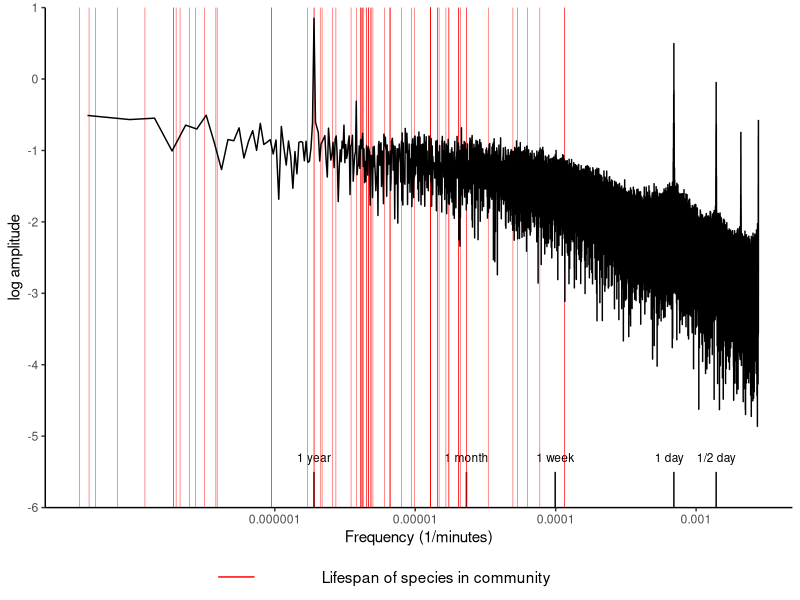
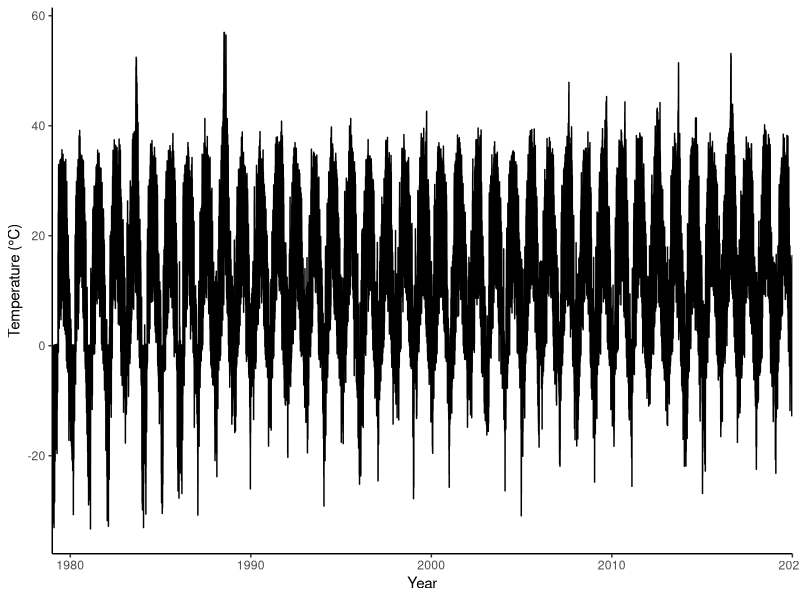
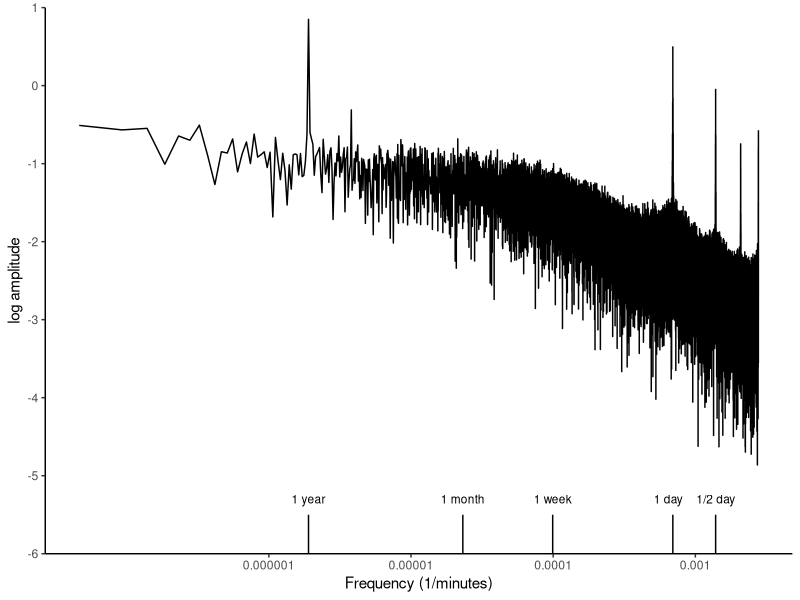

Write R code to recreate these figures, in order.
## make power spectrum for loblolly marsh
library(tidyverse)
library(gridExtra)

loc_cumulative <- read.csv("./data-processed/time-series_loblolly-marsh.csv") %>%
  .[1:119800,] ## chop to even year


# convert date so plotting is easier 
years <- rep(1979:2019, each = 365*8)
# insert extra day (8 elements) on leap years
leap_years = unique(years[which(years %% 4 == 0)])
z = 1
while (z < length(leap_years) + 1) {
  years = append(years, rep(leap_years[z], 8), after = first(which(years == leap_years[z])))
  z = z+1
}
# add decimal representing fraction of year
fraction_normalyear <- c((1:(365*8))/(365*8))
fraction_leapyear <- c((1:(366*8))/(366*8))
i = 1979
new_date <- c()
while (i < 2020) {
  if (i %% 4 == 0) {
    new_date <- append(new_date, fraction_leapyear)
  }
  else {
    new_date <- append(new_date, fraction_normalyear)
  }
  i = i + 1
}
new_date <- new_date + years
new_date = format(new_date, nsmall = 8)

loc_cumulative$date <- as.numeric(new_date)


# plot the time series
ts <- ggplot(loc_cumulative, aes(x = date, y = temp_value)) +
  geom_line() +
  scale_x_continuous(expand = c(0,0)) + 
  labs(x = "Year", y = "Temperature (°C)") + 
  theme_bw() +
  theme(panel.grid.major = element_blank(), 
        panel.grid.minor = element_blank(), 
        panel.border = element_blank(), 
        axis.line = element_line(colour = "black"))

ggsave(ts, filename = "/time-series_LoblollyMarsh.png", path = "./figures" , dpi = 300, device = "png", width = 10.71, height = 6.47)


# make power spectrum:
temp <- loc_cumulative$temp_value
L <- length(temp)

# Fourier transform the series: 
dft <- fft(temp)/L

amp <- sqrt(Im(dft[-1])^2 + Re(dft[-1])^2)	# omit first term (represents DC component - y axis shift)
amp <- amp[1:(L/2)]				# remove second half of amplitudes (negative half)

frequency <- 1:(L/2)/(L*3*60) ## in 1/minutes, sampling frequency: 1/3 hours

plotdata <- data.frame(frequency, amp)

# plot magnitudes against frequencies
gg = ggplot(plotdata, aes(x = frequency, y = log10(amp))) + 
  geom_line() +
  labs(x = "Frequency (1/minutes)", y = "log amplitude") + 
  scale_x_continuous(trans = 'log10', breaks =  c(0.000001, 0.00001, 0.0001, 0.001, 0.01, 0.1), 
                     labels = c("0.000001", "0.00001", "0.0001", "0.001", "0.01", "0.1")) +
  scale_y_continuous(expand = c(0,0), limits = c(-6, 1), breaks = c(-6:1)) +
  annotate("text", label = "1 year", x = 1/(365.25*24*60), y = -5.3, size = 3) +
  annotate("segment", x = 1/(365.25*24*60), xend = 1/(365.25*24*60), y = -6, yend = -5.5) +
  annotate("text", label = "1 day", x = 1/(24*60) - 0.00005, y = -5.3, size = 3) +
  annotate("segment", x = 1/(24*60), xend = 1/(24*60), y = -6, yend = -5.5) +
  annotate("text", label = "1 week", x = 1/(24*60*7), y = -5.3, size = 3) +
  annotate("segment", x = 1/(24*60*7), xend = 1/(24*60*7), y = -6, yend = -5.5) +
  annotate("text", label = "1 month", x = 1/(30*24*60), y = -5.3, size = 3) +
  annotate("segment", x = 1/(30*24*60), xend = 1/(30*24*60), y = -6, yend = -5.5) +
  annotate("text", label = "1/2 day", x = 1/(12*60), y = -5.3, size = 3) +
  annotate("segment", x = 1/(12*60), xend = 1/(12*60), y = -6, yend = -5.5) +
  theme_bw() + 
  theme(panel.grid.major = element_blank(), 
        panel.grid.minor = element_blank(), 
        panel.border = element_blank(), 
        axis.line = element_line(colour = "black"))

ggsave(gg, filename = "power-spectrum_LoblollyMarsh.png", path = "./figures", dpi = 300, device = "png", width = 10.71, height = 6.47)


## read in lifespans to add
lifespans <- read.csv("./data-raw/species-list_LoblollyMarsh_completed.csv") %>%
  mutate(lifespan = as.numeric(ifelse(lifespan == "unk", NA, as.character(lifespan)))) %>%
  mutate(lifespan = round(lifespan, digits = 0)) %>%
  mutate(lifespan_minutes = lifespan*24*60) %>%
  mutate(lifespan_frequency = 1/lifespan_minutes)
  

gg_withlife <- ggplot(plotdata, aes(x = frequency, y = log10(amp))) + 
  labs(x = "Frequency (1/minutes)", y = "log amplitude") + 
  scale_x_continuous(trans = 'log10', breaks =  c(0.000001, 0.00001, 0.0001, 0.001, 0.01, 0.1), 
                     labels = c("0.000001", "0.00001", "0.0001", "0.001", "0.01", "0.1")) +
  scale_y_continuous(expand = c(0,0), limits = c(-6, 1), breaks = c(-6:1)) +
  annotate("text", label = "1 year", x = 1/(365.25*24*60), y = -5.3, size = 3) +
  annotate("segment", x = 1/(365.25*24*60), xend = 1/(365.25*24*60), y = -6, yend = -5.5) +
  annotate("text", label = "1 day", x = 1/(24*60) - 0.00005, y = -5.3, size = 3) +
  annotate("segment", x = 1/(24*60), xend = 1/(24*60), y = -6, yend = -5.5) +
  annotate("text", label = "1 week", x = 1/(24*60*7), y = -5.3, size = 3) +
  annotate("segment", x = 1/(24*60*7), xend = 1/(24*60*7), y = -6, yend = -5.5) +
  annotate("text", label = "1 month", x = 1/(30*24*60), y = -5.3, size = 3) +
  annotate("segment", x = 1/(30*24*60), xend = 1/(30*24*60), y = -6, yend = -5.5) +
  annotate("text", label = "1/2 day", x = 1/(12*60), y = -5.3, size = 3) +
  annotate("segment", x = 1/(12*60), xend = 1/(12*60), y = -6, yend = -5.5) +
  theme_bw() + 
  theme(panel.grid.major = element_blank(), 
        panel.grid.minor = element_blank(), 
        panel.border = element_blank(), 
        axis.line = element_line(colour = "black")) +
  annotate("segment", x = lifespans$lifespan_frequency, 
           xend = lifespans$lifespan_frequency,
           y = -6, 
           yend = 1,
           colour = "red",
           size = 0.15) +
  geom_line() 

## manually create legend 
gg_legend <- ggplot() + 
  geom_blank() +
  theme_void() +
  theme(panel.spacing.x=unit(1, "lines")) +
  scale_y_continuous(limits = c(75, 75)) +
  scale_x_continuous(limits = c(50,90)) +
  annotate("segment", x = 60, xend = 62, y = 75, yend = 75, colour = "red") +
  annotate("text", label = "Lifespan of species in community", x = 72, y = 75)

lay <- rbind(c(1,1,1,1,1),
             c(1,1,1,1,1),
             c(1,1,1,1,1),
             c(1,1,1,1,1),
             c(1,1,1,1,1),
             c(1,1,1,1,1),
             c(1,1,1,1,1),
             c(1,1,1,1,1),
             c(1,1,1,1,1),
             c(1,1,1,1,1),
             c(1,1,1,1,1),
             c(1,1,1,1,1),
             c(2,2,2,2,2))

gg_complete <- grid.arrange(gg_withlife, gg_legend, layout_matrix = lay)

ggsave(gg_complete, filename = "power-spectrum-with-lifespan_Loblolly-Marsh.png", path = "./figures", dpi = 300, device = "png", height = 6.47, width = 8.369152)

